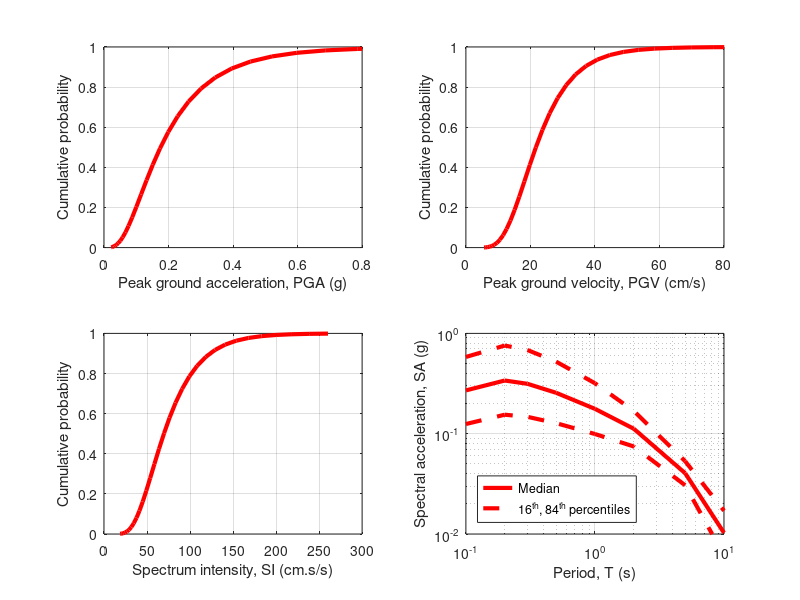

Recreate this plot in MATLAB.
function ExampleGMselection

output=2;    %=1  hazard curve
             %=2  gcim distributions
             
if output==1
    [DSI,Prob]=hazardcurve;
    
    fig1=figure(1);
    axes1=axes('Parent',fig1,'FontSize',16);
    loglog(DSI,Prob,'LineWidth',3,'Color',[1 0 0]);
    xlabel('Displacement spectrum intensity, DSI (cm.s)');
    ylabel('Exceedance probability in 50 years');
    ylim([1e-4 1]); xlim([10 400]);
    grid on;
    text(15,3e-4,{'Lat: 34.053, Long: -118.243';;'V_{s,30}=760m/s'},'FontSize',14,'BackgroundColor',[1 1 1]);
    
elseif output==2
    [PGA,PGV,ASI,SI,CAV,Ds575,Ds595,T,SA]=gcimdistribution;
    %get median, 16th and 84th percentiles of SA
    for i=1:length(T)
        col1=(i-1)*2+1;
        SAmedian(i)=interp1(SA(:,col1+1),SA(:,col1),0.5);
        SAprctiles(i,1:2)=interp1(SA(:,col1+1),SA(:,col1),[0.16 0.84]);
    end
    
    fig1=figure(1);
    axes1=axes('Parent',fig1,'FontSize',16);
    subplot(221);
    set(gca,'FontSize',14);
    plot(PGA(:,1),PGA(:,2),'LineWidth',3,'Color',[1 0 0]);
    xlabel('Peak ground acceleration, PGA (g)');
    ylabel('Cumulative probability');
    grid on;
    xlim([0 0.8]);
    
    subplot(222); set(gca,'FontSize',14);
    plot(PGV(:,1),PGV(:,2),'LineWidth',3,'Color',[1 0 0]);
    xlabel('Peak ground velocity, PGV (cm/s)');
    ylabel('Cumulative probability');
    grid on;
    xlim([0 80]);
    
    subplot(223); set(gca,'FontSize',14);
    plot(SI(:,1),SI(:,2),'LineWidth',3,'Color',[1 0 0]);
    xlabel('Spectrum intensity, SI (cm.s/s)');
    ylabel('Cumulative probability');
    grid on;
    xlim([0 300]);
    
    subplot(224); set(gca,'FontSize',14);
    loglog(T',SAmedian,'LineWidth',3,'Color',[1 0 0]); hold on;
    loglog(T',SAprctiles,'LineWidth',3,'Color',[1 0 0],'LineStyle','--');
    legend('Median','16^{th}, 84^{th} percentiles','Location','SouthWest');
    xlabel('Period, T (s)');
    ylabel('Spectral acceleration, SA (g)');
    grid on;
    set(gcf,'units','normalized'); set(gcf,'Position',[0.1 0.1 0.7 0.7]);
    xlim([0.1 10]); ylim([0.01 1]);
end

%end of function ExampleGMselection
end
%%%%%%%%%%%%%%%%%%%%%%%%%%%%%%%%%%%%%%%%%%%%%%%%%%%%%%%%%%%%%%
function [DSI,Prob]=hazardcurve;

hazardcurvedata=[0.05	0.9997861
0.06095	0.9997861
0.0743	0.9997861
0.09058	0.9997861
0.11042	0.9997861
0.13461	0.9997861
0.16409	0.9997861
0.20004	0.9997861
0.24386	0.9997861
0.29727	0.999786
0.36239	0.9997859
0.44177	0.99978554
0.53854	0.9997847
0.6565	0.999783
0.80031	0.99977934
0.97562	0.99977225
1.18932	0.9997591
1.44984	0.99973524
1.76742	0.9996927
2.15457	0.99961627
2.62653	0.9994754
3.20186	0.9992046
3.90322	0.99865603
4.75821	0.9974881
5.80049	0.99491274
7.07107	0.9891914
8.61997	0.9768375
10.50815	0.9518827
12.80993	0.90628856
15.61591	0.8327344
19.03654	0.7292471
23.20644	0.6024663
28.28976	0.46639845
34.48655	0.3371688
42.04074	0.22735628
51.24966	0.14302194
62.47577	0.083989725
76.16092	0.046075113
92.84378	2.36E-02
113.18097	1.13E-02
137.97298	5.06E-03
168.19559	2.11E-03
205.0384	8.21E-04
249.95152	2.97E-04
304.70276	1.00E-04
371.4471	3.13E-05
452.81165	9.11E-06
551.9989	2.46E-06
672.91284	6.20E-07
820.3126	1.45E-07
1000	3.18E-08
];

DSI=hazardcurvedata(:,1); Prob=hazardcurvedata(:,2);
end
%%%%%%%%%%%%%%%%%%%%%%%%%%%%%%%%%%%%%%%%%%%%%%%%%%%%%%%%%%%%
function [PGA,PGV,ASI,SI,CAV,Ds575,Ds595,T,SA]=gcimdistribution;

PGA=[0.022135737	0.00178844
0.025394091	0.003057393
0.029132071	0.005135514
0.033420277	0.008472925
0.038339702	0.013720877
0.043983261	0.021777838
0.050457544	0.033810281
0.057884835	0.051221869
0.066405414	0.075547044
0.076180211	0.108260152
0.087393848	0.150518076
0.100258118	0.202883797
0.115015994	0.265097908
0.131946211	0.335962519
0.151368536	0.413375006
0.173649805	0.494514327
0.199210849	0.576140706
0.228534449	0.654957021
0.262174448	0.72797026
0.300766214	0.79280255
0.345038643	0.847909449
0.395827921	0.892673232
0.45409332	0.927360056
0.520935316	0.952952607
0.597616374	0.970900119
0.685584793	0.982843664
0.786502058	0.99037508
0.902274225	0.994869673
1.035087917	0.997405393
1.187451626	0.998756517
1.362243091	0.999435886
];

PGV=[5.609262763	5.64E-04
6.138440828	0.001155575
6.717541572	0.002293856
7.351274703	0.004386226
8.044794242	0.008061944
8.803740441	0.014236149
9.634285653	0.024154561
10.54318453	0.039390361
11.53782897	0.061759725
12.6263082	0.093129107
13.8174746	0.135111255
15.12101569	0.188686998
16.54753289	0.253834165
18.10862778	0.329274272
19.81699642	0.412439101
21.68653263	0.499707669
23.73244095	0.586886404
25.97136035	0.669819816
28.42149949	0.744984504
31.10278484	0.809923068
34.03702276	0.863434886
37.2480768	0.90551737
40.76206181	0.937115925
44.60755629	0.959777523
48.81583487	0.975302192
53.42112261	0.985459916
58.46087338	0.991804531
63.97607443	0.99558451
70.01157975	0.997730074
76.61647489	0.998888651
83.84447608	0.999482814
];

SI=[18.73455048	9.08E-04
20.45217275	0.001871211
22.32727018	0.003675383
24.37428042	0.006885743
26.60896477	0.012313141
29.04852961	0.021034751
31.71175878	0.034365272
34.61915831	0.053760931
37.79311423	0.080652904
41.25806498	0.116228473
45.04068957	0.161199754
49.17011299	0.215611452
53.67813048	0.278734263
58.59945233	0.349071287
63.97197112	0.424476275
69.83705352	0.502356194
76.23985879	0.579923345
83.22968647	0.654456607
90.86035599	0.723544234
99.19062104	0.785284472
108.284622	0.838424259
118.2123797	0.882419097
129.0503348	0.917405932
140.881936	0.944093705
153.7982828	0.963593881
167.8988269	0.977225582
183.292138	0.986332491
200.0967397	0.992141185
218.442022	0.995675401
238.4692377	0.997724991
260.3325898	0.998857062
];

ASI=[0.015216365	9.38E-04
0.017517006	0.001843544
0.020165494	0.00351153
0.02321442	0.006480378
0.026724329	0.011565131
0.03076492	0.019909184
0.035416429	0.032973489
0.040771224	0.052421052
0.046935638	0.079877573
0.054032082	0.116599672
0.062201474	0.163141334
0.07160604	0.219140158
0.082432531	0.283316691
0.094895936	0.353693548
0.109243747	0.427941426
0.12576088	0.503701577
0.144775323	0.578773658
0.16666466	0.651150728
0.19186356	0.718984537
0.220872413	0.780592039
0.254267266	0.834564063
0.292711261	0.879948581
0.336967804	0.916415862
0.387915725	0.944314598
0.446566728	0.964581116
0.514085483	0.978533734
0.59181275	0.987624945
0.681292009	0.993225293
0.784300103	0.996483767
0.902882529	0.998272632
1.039394051	0.999198199
];

CAV=[0.147142947	0.001030289
0.161215679	0.002005801
0.176634325	0.003750849
0.193527608	0.006727941
0.212036562	0.011583492
0.232315711	0.019173632
0.254534354	0.030573609
0.278877986	0.047061166
0.305549839	0.070061569
0.334772585	0.101039857
0.366790191	0.141327902
0.401869955	0.191884759
0.440304744	0.253013315
0.482415431	0.324088719
0.528553579	0.403380877
0.579104372	0.488057347
0.634489837	0.574421406
0.69517236	0.658373172
0.761658552	0.73600229
0.834503474	0.804170142
0.914315275	0.860928407
1.001760266	0.905676023
1.097568484	0.939037865
1.202539787	0.962531704
1.317550532	0.978141505
1.443560889	0.987916684
1.581622859	0.993680482
1.732889058	0.99687753
1.898622336	0.998544288
2.080206323	0.999360373
2.279156977	0.99973537
];

Ds575=[1.006157231	0.001160132
1.156772739	0.00232816
1.329934456	0.004448953
1.52901741	0.008085229
1.75790185	0.01398669
2.021048873	0.023078154
2.323587376	0.036416736
2.67141402	0.055123354
3.071308159	0.080300494
3.531063975	0.112947471
4.059642389	0.153875232
4.66734572	0.203609743
5.366018477	0.262268001
6.169278219	0.329401625
7.092780972	0.40383306
8.154526369	0.48354481
9.375208478	0.565702549
10.77861914	0.646873442
12.39211169	0.723442793
14.24713409	0.792151816
16.37984185	0.850610943
18.83180276	0.897638073
21.65080704	0.933321981
24.8917988	0.958811813
28.61794697	0.975924957
32.90187644	0.986709226
37.82708364	0.993081398
43.48956385	0.996608699
49.9996823	0.998436564
57.48432517	0.999322774
66.08937274	0.999724579
];

Ds595=[2.714655556	9.75E-04
3.053781499	0.001969349
3.43527245	0.003799152
3.864420821	0.006987424
4.347180173	0.012256328
4.890247809	0.020534587
5.501157689	0.032933806
6.188384945	0.050691237
6.961463459	0.075082555
7.831118121	0.107310845
8.809413622	0.148375621
9.909921823	0.198920581
11.14791004	0.259060202
12.54055283	0.328197821
14.1071703	0.404875284
15.86949607	0.486718037
17.85197882	0.570545341
20.08212148	0.652679761
22.59086273	0.72942724
25.41300627	0.797625278
28.58770359	0.855110149
32.15899716	0.90097446
36.17643142	0.935548332
40.6957401	0.960136178
45.77961942	0.976612508
51.49859787	0.987005466
57.93201464	0.993171575
65.1691203	0.996610302
73.31031498	0.998411961
82.46854121	0.999298416
92.77085074	0.999707881
];

T=[0.1 0.2 0.3 0.5 1.0 2.0 5.0 10.0];

SA=[0.026604472	0.001949478			0.032815111	0.001040688			0.032861329	8.48E-04			0.03173408	7.73E-04			0.031033755	9.46E-04			0.032856822	0.00122221			0.017553191	0.00146022			0.002196785	0.001377167
0.031038906	0.003355966			0.038353785	0.002006533			0.038214245	0.001732008			0.0364877	0.00162957			0.034862376	0.001927365			0.035657968	0.002365689			0.018554371	0.00273456			0.002433746	0.002645978
0.036212472	0.005656775			0.0448273	0.003759837			0.04443912	0.003401656			0.041953391	0.003276319			0.039163334	0.003747325			0.03869792	0.004398156			0.019612656	0.004936509			0.002696267	0.004871532
0.042248368	0.009340406			0.052393442	0.00683972			0.051677989	0.006418066			0.048237816	0.006280627			0.043994898	0.00696067			0.041997038	0.007858077			0.020731302	0.008594899			0.002987105	0.008605044
0.049290327	0.015102413			0.06123663	0.012054679			0.060096029	0.011615036			0.05546362	0.01147793			0.049422531	0.012361503			0.045577416	0.013500673			0.021913752	0.014440573			0.003309315	0.014601082
0.05750604	0.023883393			0.071572409	0.020528693			0.069885316	0.020134747			0.063771817	0.020000339			0.055519769	0.021006785			0.049463032	0.022319114			0.023163645	0.023425762			0.00366628	0.023828745
0.067091149	0.036875069			0.083652705	0.033687217			0.081269222	0.033400617			0.073324543	0.033246039			0.06236922	0.034194412			0.053679908	0.035530253			0.024484829	0.036713043			0.004061751	0.037449196
0.078273904	0.05546889			0.097771964	0.05314458			0.094507498	0.052997199			0.084308224	0.052765079			0.070063686	0.053377926			0.058256287	0.054508872			0.025881369	0.055619452			0.00449988	0.056748028
0.0913206	0.081127458			0.114274332	0.080477026			0.10990221	0.080450058			0.096937209	0.080057708			0.078707415	0.080011164			0.063222816	0.080661122			0.027357563	0.081505875			0.004985268	0.083017601
0.106541921	0.115178343			0.133562039	0.116911985			0.127804631	0.116939001			0.111457959	0.116313694			0.088417517	0.115335222			0.068612757	0.115240762			0.028917955	0.115611695			0.005523014	0.117395252
0.124300332	0.158558746			0.156105208	0.1630166			0.14862325	0.163018387			0.128153851	0.162152203			0.09932555	0.160141267			0.074462207	0.159128825			0.030567347	0.158849063			0.006118764	0.160676206
0.145018715	0.211567021			0.182453309	0.218494736			0.172833099	0.218434544			0.147350711	0.217434306			0.111579303	0.214557915			0.080810341	0.212613764			0.032310815	0.211587053			0.006778777	0.213130894
0.169190439	0.273689313			0.213248554	0.282175288			0.20098659	0.282104573			0.169423173	0.281203747			0.125344796	0.277913997			0.087699673	0.275219313			0.034153725	0.273468573			0.007509983	0.274361564
0.197391106	0.343555117			0.249241552	0.352198566			0.233726118	0.352260794			0.194801988	0.35177071			0.140808533	0.348714894			0.095176342	0.345626152			0.036101749	0.343307262			0.008320062	0.34323078
0.230292262	0.419038817			0.291309601	0.42632042			0.271798721	0.426698616			0.223982434	0.426905198			0.158180025	0.424746603			0.10329042	0.4217203			0.038160883	0.419101878			0.009217522	0.417884205
0.268677383	0.497483469			0.340478074	0.50220411			0.316073127	0.503031589			0.257533977	0.504077262			0.177694631	0.503288888			0.112096249	0.500772915			0.040337463	0.49818548			0.010211788	0.495874309
0.313460538	0.575988012			0.397945411	0.577603774			0.367559571	0.578882319			0.296111387	0.580688259			0.199616746	0.581403052			0.121652802	0.579728401			0.042638189	0.577495829			0.011313303	0.574374721
0.36570815	0.651702339			0.46511233	0.650421928			0.427432853	0.651992859			0.340467516	0.65426249			0.224243383	0.656241034			0.13202408	0.655551368			0.045070141	0.653924317			0.012533635	0.650459099
0.426664396	0.722084916			0.543615967	0.718710611			0.497059139	0.720296891			0.391467991	0.722603449			0.251908199	0.725328596			0.143279542	0.72556725			0.047640804	0.724677336			0.0138856	0.721405497
0.497780831	0.785105391			0.635369781	0.7807088			0.578027136	0.782008987			0.450108103	0.783929803			0.282986012	0.786783337			0.155494567	0.787735596			0.05035809	0.787582014			0.015383397	0.784979816
0.580750955	0.839385105			0.742610194	0.83496516			0.67218434	0.835754694			0.517532236	0.836994716			0.317897882	0.839440861			0.168750961	0.840811095			0.053230362	0.841279687			0.017042758	0.839652788
0.677550542	0.884268966			0.8679511	0.880518452			0.781679197	0.880713402			0.595056194	0.881171107			0.357116815	0.882880927			0.183137503	0.884374633			0.056266459	0.885279674			0.018881108	0.884710095
0.790484688	0.919818717			1.014447578	0.917051108			0.909010119	0.91671394			0.684192887	0.916473988			0.401174172	0.917359664			0.198750543	0.91874528			0.059475726	0.919879032			0.020917756	0.920240796
0.9222427	0.946722534			1.185670354	0.944934123			1.057082496	0.944229128			0.786681848	0.943499155			0.450666868	0.943668696			0.215694643	0.944806835			0.06286804	0.945982722			0.023174091	0.947010065
1.075962142	0.966130362			1.385792837	0.965129148			1.229274988	0.96425558			0.904523186	0.963282606			0.506265458	0.96295276			0.23408328	0.963793939			0.066453841	0.964874009			0.02567381	0.966251633
1.255303545	0.9794458			1.619692845	0.978979442			1.42951662	0.978111933			1.040016617	0.977111876			0.568723223	0.976519788			0.254039605	0.97708165			0.070244166	0.977985785			0.028443166	0.979429343
1.46453758	0.988117021			1.893071491	0.987959685			1.66237643	0.9872141			1.195806343	0.986332847			0.638886377	0.985674249			0.275697269	0.986011711			0.074250678	0.986711938			0.031511244	0.988017823
1.708646749	0.993467469			2.212592146	0.993457601			1.933167726	0.992885083			1.374932656	0.992192123			0.717705531	0.991594438			0.299201315	0.991773365			0.07848571	0.992279583			0.034910267	0.993339037
1.993444042	0.996590856			2.586042857	0.99663264			2.248069325	0.996233402			1.580891271	0.995737525			0.806248573	0.995261428			0.324709155	0.995341172			0.082962296	0.995684744			0.038675931	0.996470311
2.325711357	0.998313577			3.022526166	0.998360637			2.614266534	0.998105427			1.817701543	0.997778919			0.905715134	0.9974356			0.352391617	0.99746095			0.087694212	0.997680721			0.042847787	0.998218936
2.713360999	0.999210302			3.532680985	0.999246136			3.040115104	0.999095725			2.089984909	0.998896575			1.017452844	0.99866883			0.382434094	0.998669015			0.092696022	0.998801874			0.047469648	0.999144989
];
end